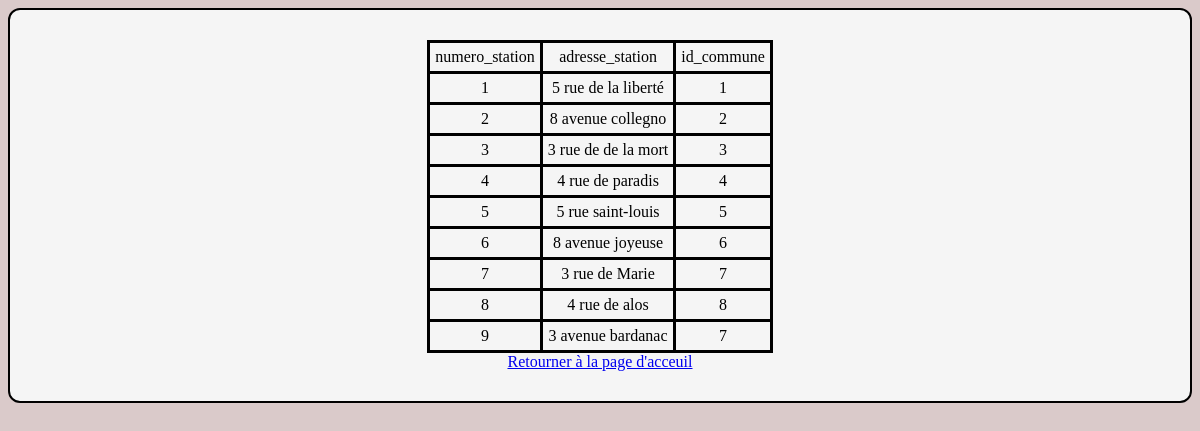
The page /php/affichage.php?action=stations on the database its author committed.
### tables this page shows
CREATE TABLE `stations`
(
	numero_station INT AUTO_INCREMENT,
	adresse_station	CHAR(50) NOT NULL,
	id_commune INT UNSIGNED,
	PRIMARY KEY(numero_station)
);

### php/affichage.php (the view, shortened to what this page needs)
<!DOCTYPE html>
<html>
    <head>
        <link rel="stylesheet" type="text/css" href="main.css" />
    </head>
    <body>
    <div class="box">
<?php
    include "connect.php";
    if(isset($_GET['action']))
{
    $table=$_GET['action'];
    $result = mysqli_query($connection,"SELECT * FROM $table");
    $all_property = array();
    echo '<table class="data-table">
    <tr class="data-heading">';
    while ($property = mysqli_fetch_field($result)) {
        echo '<td>' . $property->name . '</td>';
        array_Push($all_property, $property->name);
    }
        echo '</tr>';
    while ($row = mysqli_fetch_array($result)) {
        echo "<tr>";
        foreach ($all_property as $item) {
        echo '<td>' . $row[$item] . '</td>';
        }
        echo '</tr>';
    }
    echo "</table>";
}
?>
<a type="submit" href="index.php?action=home">Retourner à la page d'acceuil</a>
</div>
</body>
</html>

### php/main.css (style rules this page uses)
body { text-align: center; background-color: #dacaca; }
table, th, td { margin: auto; border: 3px solid black; border-collapse: collapse; text-align: center; }
th, td { padding: 5px; text-align: center; }
.box { background-color: rgb(245, 245, 245); padding-top: 30px; padding: 30px; text-align: center; border-radius: 12px; border: 2px solid rgb(0, 0, 0); }

### rows shown on the page
stations: numero_station "1", adresse_station "5 rue de la liberté", id_commune "1"
stations: numero_station "2", adresse_station "8 avenue collegno", id_commune "2"
stations: numero_station "3", adresse_station "3 rue de de la mort", id_commune "3"
stations: numero_station "4", adresse_station "4 rue de paradis", id_commune "4"
stations: numero_station "5", adresse_station "5 rue saint-louis", id_commune "5"
stations: numero_station "6", adresse_station "8 avenue joyeuse", id_commune "6"
stations: numero_station "7", adresse_station "3 rue de Marie", id_commune "7"
stations: numero_station "8", adresse_station "4 rue de alos", id_commune "8"
stations: numero_station "9", adresse_station "3 avenue bardanac", id_commune "7"

### other values the page prints
$property->name "numero_station"
$property->name "adresse_station"
$property->name "id_commune"
